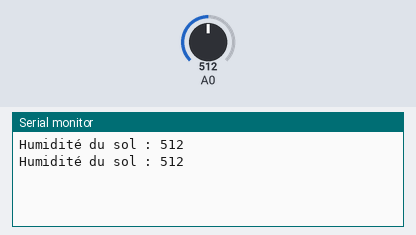
A sketch run on a simulated Arduino Uno, built with avr-gcc and run on an emulated ATmega328P. Shown: the last lines printed to the serial monitor. Inputs (shaded band) come from the test bench; at power-on: A0 = 512.

Above: at 1.8 s.
1.9 s: A0 set to 716
At 2.8 s:
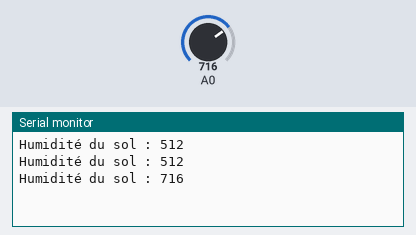
3.4 s: A0 set to 900
At 4.8 s:
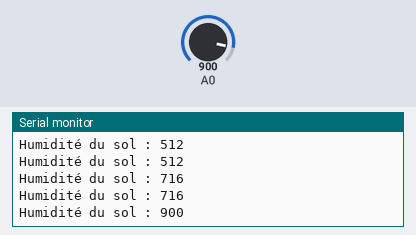
Timing chart, 0 to 6.4 s (numbered marks = the images above; inputs shaded):
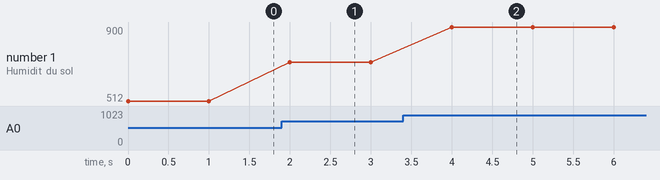

The sketch:

capteur_humidit__encapsul_.ino
```cpp
// Déclaration de la classe
class SoilHumiditySensor {
  private:
    const int sensorPin; // Pin du capteur
    int sensorValue; // Valeur lue par le capteur

  public:
    // Constructeur pour initialiser le pin du capteur
    SoilHumiditySensor(int pin) : sensorPin(pin) {
      pinMode(sensorPin, INPUT); // Configuration du pin en entrée
    }

    // Méthode pour lire la valeur d'humidité du sol
    int readHumidity() {
      sensorValue = analogRead(sensorPin); // Lecture de la valeur analogique
      return sensorValue;
    }

    // Méthode pour afficher la valeur d'humidité du sol
    void printHumidity() {
      Serial.print("Humidité du sol : ");
      Serial.println(readHumidity()); // Affichage de la valeur
    }
};

// Utilisation de la classe
SoilHumiditySensor sensor(14); // Création d'un objet pour le capteur sur le pin 14

void setup() {
  Serial.begin(115200); // Initialisation de la communication série
}

void loop() {
  sensor.printHumidity(); // Affichage de la valeur d'humidité du sol
  delay(1000); // Attendre 1 seconde avant la prochaine lecture
}
```

Measured:
- after the input at 1.9 s, the serial monitor: prints a new line after 0.10 s (image 1)
- after the input at 3.4 s, the serial monitor: prints a new line after 0.60 s (image 2)
- plotted number 1: 512 → 716 after the input at 1.9 s, 716 → 900 after the input at 3.4 s
